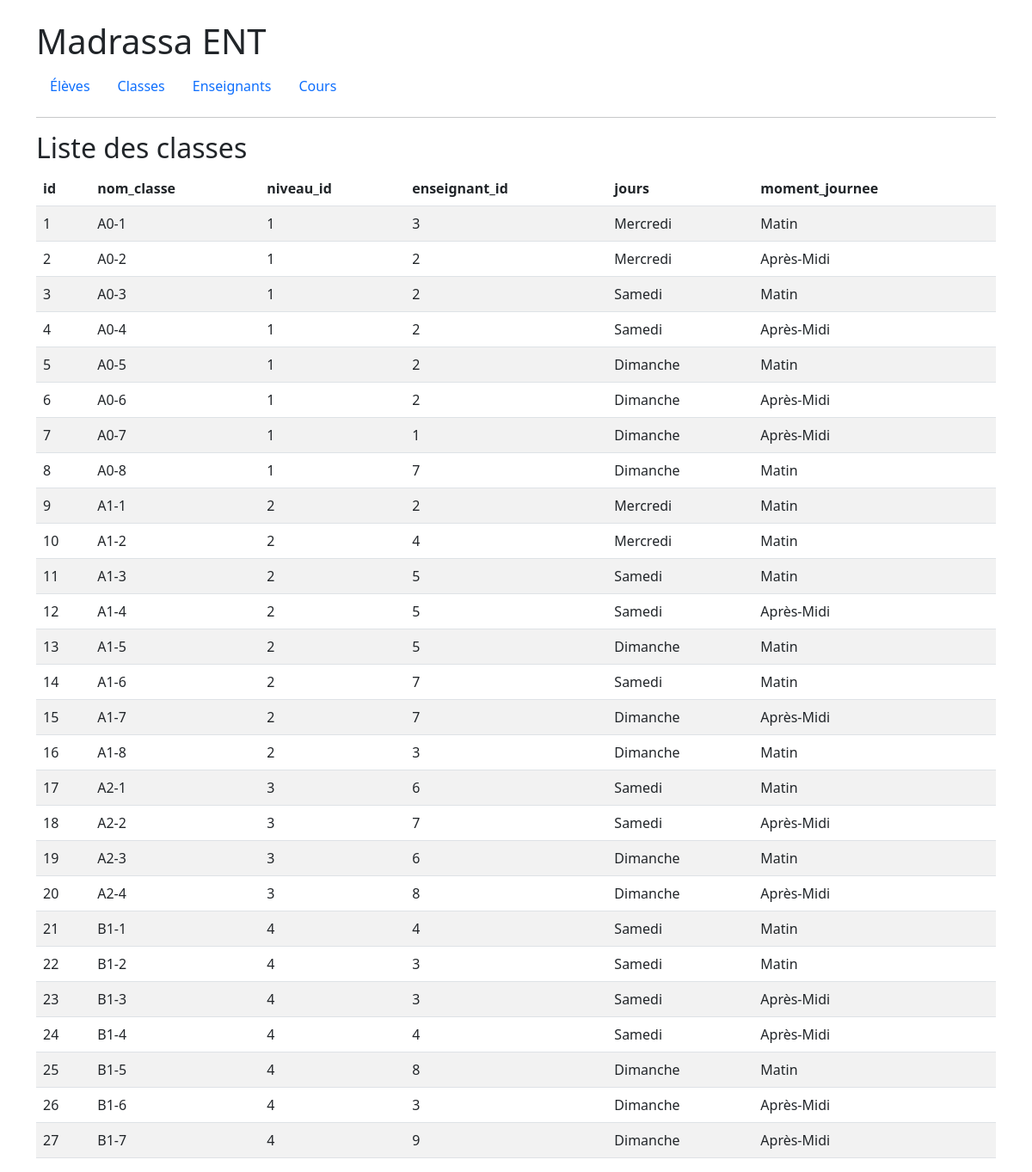
Page /classes on the committed database.
### tables this page shows
CREATE TABLE classes (
    id INT PRIMARY KEY,
    nom_classe VARCHAR(50),
    niveau_id INT,
    enseignant_id INT,
    jours VARCHAR(100),
    moment_journee VARCHAR(50),
    FOREIGN KEY (niveau_id) REFERENCES niveaux(id),
    FOREIGN KEY (enseignant_id) REFERENCES enseignants(id)
);

### app.py (the view)
@app.route('/classes')
def classes():
    cursor = get_db().execute("SELECT * FROM classes")
    data = cursor.fetchall()
    return render_template('classes.html', classes=data)

### app.py (called while the page is built)
def get_db():
    if 'db' not in g:
        g.db = sqlite3.connect(DATABASE)
        g.db.row_factory = sqlite3.Row
    return g.db

### templates/classes.html
{% extends "base.html" %}
{% block content %}
<h2>Liste des classes</h2>
<table class="table table-striped">
    <thead>
        <tr>{% for col in classes[0].keys() %}<th>{{ col }}</th>{% endfor %}</tr>
    </thead>
    <tbody>
        {% for row in classes %}
        <tr>{% for col in row.keys() %}<td>{{ row[col] }}</td>{% endfor %}</tr>
        {% endfor %}
    </tbody>
</table>
{% endblock %}

### templates/base.html (shortened to what this page needs)
<!DOCTYPE html>
<html lang="fr">
<head>
    <link rel="stylesheet" href="https://cdn.jsdelivr.net/npm/bootstrap@5.3.0/dist/css/bootstrap.min.css">
</head>
<body>
    <div class="container mt-4">
        <h1>Madrassa ENT</h1>
        <nav class="nav">
            <a class="nav-link" href="/eleves">Élèves</a>
            <a class="nav-link" href="/classes">Classes</a>
            <a class="nav-link" href="/enseignants">Enseignants</a>
            <a class="nav-link" href="/cours">Cours</a>
        </nav>
        <hr>
        {% block content %}{% endblock %}
    </div>
</body>
</html>

### rows in the picture
classes: id "1" "A0-1" "1" "3" "Mercredi" "Matin"
classes: id "2" "A0-2" "1" "2" "Mercredi" "Après-Midi"
classes: id "3" "A0-3" "1" "2" "Samedi" "Matin"
classes: id "4" "A0-4" "1" "2" "Samedi" "Après-Midi"
classes: id "5" "A0-5" "1" "2" "Dimanche" "Matin"
classes: id "6" "A0-6" "1" "2" "Dimanche" "Après-Midi"
classes: id "7" "A0-7" "1" "1" "Dimanche" "Après-Midi"
classes: id "8" "A0-8" "1" "7" "Dimanche" "Matin"
classes: id "9" "A1-1" "2" "2" "Mercredi" "Matin"
classes: id "10" "A1-2" "2" "4" "Mercredi" "Matin"
classes: id "11" "A1-3" "2" "5" "Samedi" "Matin"
classes: id "12" "A1-4" "2" "5" "Samedi" "Après-Midi"
classes: id "13" "A1-5" "2" "5" "Dimanche" "Matin"
classes: id "14" "A1-6" "2" "7" "Samedi" "Matin"
classes: id "15" "A1-7" "2" "7" "Dimanche" "Après-Midi"
classes: id "16" "A1-8" "2" "3" "Dimanche" "Matin"
classes: id "17" "A2-1" "3" "6" "Samedi" "Matin"
classes: id "18" "A2-2" "3" "7" "Samedi" "Après-Midi"
classes: id "19" "A2-3" "3" "6" "Dimanche" "Matin"
classes: id "20" "A2-4" "3" "8" "Dimanche" "Après-Midi"
classes: id "21" "B1-1" "4" "4" "Samedi" "Matin"
classes: id "22" "B1-2" "4" "3" "Samedi" "Matin"
classes: id "23" "B1-3" "4" "3" "Samedi" "Après-Midi"
classes: id "24" "B1-4" "4" "4" "Samedi" "Après-Midi"
classes: id "25" "B1-5" "4" "8" "Dimanche" "Matin"
classes: id "26" "B1-6" "4" "3" "Dimanche" "Après-Midi"
classes: id "27" "B1-7" "4" "9" "Dimanche" "Après-Midi"

### other values in the picture
{{ col }} "id" "nom_classe" "niveau_id" "enseignant_id" "jours" "moment_journee"
